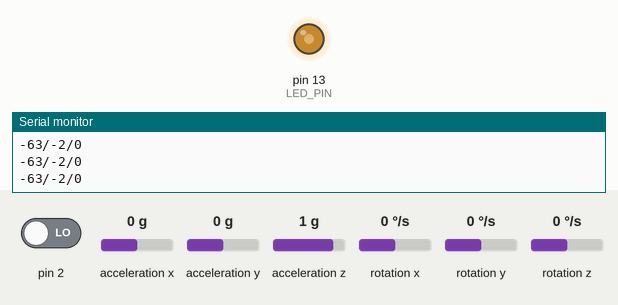
A sketch run on a simulated Arduino Uno, built with avr-gcc and run on an emulated ATmega328P. On the bench: output pins drawn as LEDs (lit = HIGH), the last lines printed to the serial monitor. Dashed ring = blinking. Inputs (shaded band) come from the test bench; at power-on: acceleration z 1 g, acceleration y 0 g, rotation z 0 °/s, pin 2 LOW, acceleration x 0 g, rotation x 0 °/s, rotation y 0 °/s. The sensor or clock chip raises its interrupt line as the real part does.

Above: at 1.7 s.
1.8 s: acceleration z set to 0.1 g
4.8 s: acceleration z set to -0.2 g
At 5.34 s:
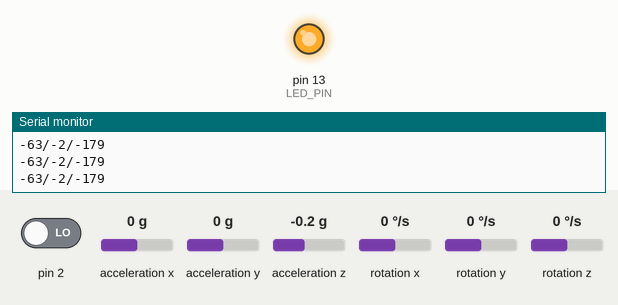
7.8 s: acceleration y set to 1.4 g
At 9.37 s:
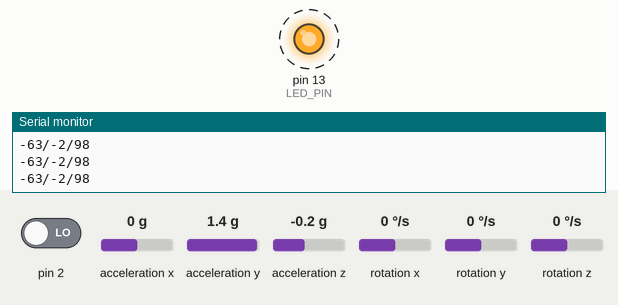
10.8 s: rotation z set to 100 °/s
13.8 s: acceleration y set to 0 g
Timing chart, 0 to 17.8 s (numbered marks = the images above; inputs shaded):
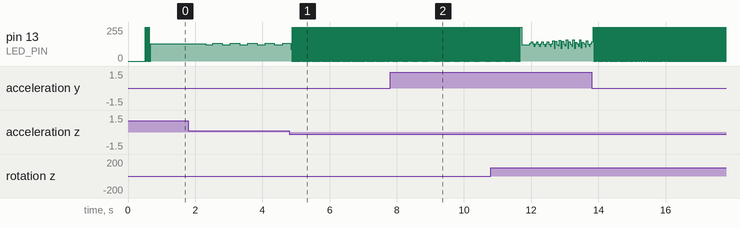

Measured:
- the behaviour switches between 0 and -0.1 g on acceleration z (found by bisection; images 0 and 1)
- by itself, pin 13 (LED_PIN): repeats every 0.03 s: 255/255 0.01 s, 0/255 0.01 s

The sketch:

IMU_Arduino.ino
```cpp
#include "I2Cdev.h"
#include "MPU6050_6Axis_MotionApps20.h"
#if I2CDEV_IMPLEMENTATION == I2CDEV_ARDUINO_WIRE
    #include "Wire.h"
#endif


MPU6050 mpu;

#define OUTPUT_READABLE_YAWPITCHROLL
#define LED_PIN 13
bool blinkState = false;

// MPU control/status vars
bool dmpReady = false;  // set true if DMP init was successful
uint8_t mpuIntStatus;   // holds actual interrupt status byte from MPU
uint8_t devStatus;      // return status after each device operation (0 = success, !0 = error)
uint16_t packetSize;    // expected DMP packet size (default is 42 bytes)
uint16_t fifoCount;     // count of all bytes currently in FIFO
uint8_t fifoBuffer[64]; // FIFO storage buffer

// orientation/motion vars
Quaternion q;           // [w, x, y, z]         quaternion container
VectorInt16 aa;         // [x, y, z]            accel sensor measurements
VectorInt16 aaReal;     // [x, y, z]            gravity-free accel sensor measurements
VectorInt16 aaWorld;    // [x, y, z]            world-frame accel sensor measurements
VectorFloat gravity;    // [x, y, z]            gravity vector
float euler[3];         // [psi, theta, phi]    Euler angle container
float ypr[3];           // [yaw, pitch, roll]   yaw/pitch/roll container and gravity vector
int y;
int p;
int r;

// packet structure for InvenSense teapot demo
uint8_t teapotPacket[14] = { '$', 0x02, 0,0, 0,0, 0,0, 0,0, 0x00, 0x00, '\r', '\n' };


// ================================================================
// ===               INTERRUPT DETECTION ROUTINE                ===
// ================================================================

volatile bool mpuInterrupt = false;     // indicates whether MPU interrupt pin has gone high
void dmpDataReady() {
    mpuInterrupt = true;
}


// ================================================================
// ===                      INITIAL SETUP                       ===
// ================================================================

void setup() {
    // join I2C bus (I2Cdev library doesn't do this automatically)
    #if I2CDEV_IMPLEMENTATION == I2CDEV_ARDUINO_WIRE
        Wire.begin();
        TWBR = 24; // 400kHz I2C clock (200kHz if CPU is 8MHz)
    #elif I2CDEV_IMPLEMENTATION == I2CDEV_BUILTIN_FASTWIRE
        Fastwire::setup(400, true);
    #endif

    // initialize serial communication
    Serial.begin(9600);

    // initialize device
    mpu.initialize();

    // load and configure the DMP
    devStatus = mpu.dmpInitialize();

    // gyro offsets here, scaled for min sensitivity
    mpu.setXGyroOffset(220);
    mpu.setYGyroOffset(76);
    mpu.setZGyroOffset(-85);
    mpu.setZAccelOffset(1788); // 1688 factory default for my test chip

    // make sure it worked (returns 0 if so)
    if (devStatus == 0) {
        mpu.setDMPEnabled(true);
        attachInterrupt(0, dmpDataReady, RISING);
        mpuIntStatus = mpu.getIntStatus();
        dmpReady = true;
        packetSize = mpu.dmpGetFIFOPacketSize();
    } else {

    }

    // configure LED for output
    pinMode(LED_PIN, OUTPUT);
}


// ================================================================
// ===                    MAIN PROGRAM LOOP                     ===
// ================================================================

void loop() {

    if (!dmpReady) return;
    while (!mpuInterrupt && fifoCount < packetSize) {

    }

    // reset interrupt flag and get INT_STATUS byte
    mpuInterrupt = false;
    mpuIntStatus = mpu.getIntStatus();

    // get current FIFO count
    fifoCount = mpu.getFIFOCount();

    if ((mpuIntStatus & 0x10) || fifoCount == 1024) {
        mpu.resetFIFO();

    } else if (mpuIntStatus & 0x02) {
        // wait for correct available data length
        while (fifoCount < packetSize) fifoCount = mpu.getFIFOCount();

        // read a packet from FIFO
        mpu.getFIFOBytes(fifoBuffer, packetSize);

        fifoCount -= packetSize;


        #ifdef OUTPUT_READABLE_YAWPITCHROLL
            // display Euler angles in degrees
            mpu.dmpGetQuaternion(&q, fifoBuffer);
            mpu.dmpGetGravity(&gravity, &q);
            mpu.dmpGetYawPitchRoll(ypr, &q, &gravity);
            //Serial.print("ypr\t");
            y=((ypr[0] * 180/M_PI)-63);
            Serial.print((int)y);
            Serial.print("/");
            p=((ypr[1] * 180/M_PI)-2.4);
            Serial.print((int)p);
            Serial.print("/");
            r=((ypr[2] * 180/M_PI));
            Serial.println((int)r);
            //delay(250);
        #endif

        // blink LED to indicate activity
        blinkState = !blinkState;
        digitalWrite(LED_PIN, blinkState);
    }
}
```
